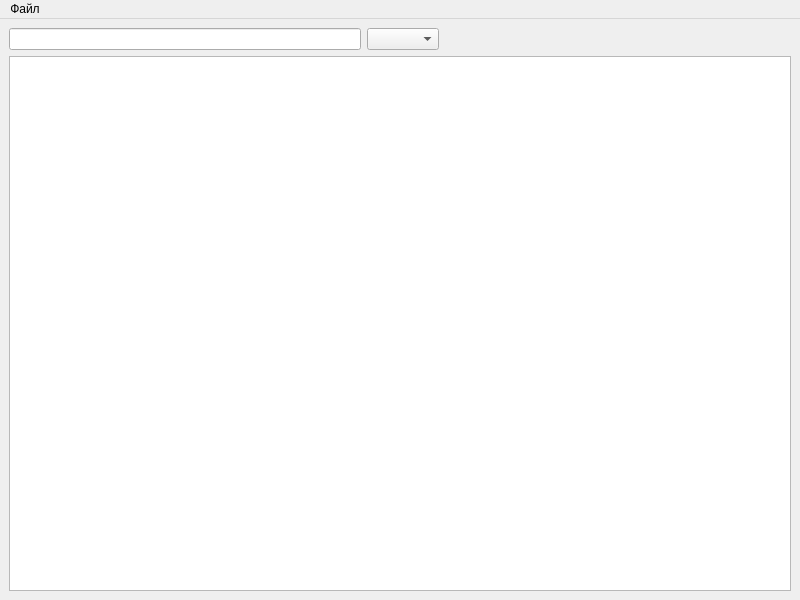
<?xml version="1.0" encoding="UTF-8"?>
<ui version="4.0">
 <class>CategoryWindow</class>
 <widget class="QMainWindow" name="CategoryWindow">
  <property name="geometry">
   <rect>
    <x>0</x>
    <y>0</y>
    <width>800</width>
    <height>600</height>
   </rect>
  </property>
  <property name="windowTitle">
   <string notr="true">Категории</string>
  </property>
  <widget class="QWidget" name="centralwidget">
   <layout class="QGridLayout" name="gridLayout">
    <item row="0" column="0">
     <layout class="QVBoxLayout" name="verticalLayout">
      <item>
       <layout class="QHBoxLayout" name="horizontalLayout">
        <item>
         <widget class="QLineEdit" name="lineEdit"/>
        </item>
        <item>
         <widget class="QComboBox" name="comboBox"/>
        </item>
        <item>
         <spacer name="horizontalSpacer">
          <property name="orientation">
           <enum>Qt::Horizontal</enum>
          </property>
          <property name="sizeHint" stdset="0">
           <size>
            <width>40</width>
            <height>20</height>
           </size>
          </property>
         </spacer>
        </item>
       </layout>
      </item>
      <item>
       <widget class="QTableView" name="categoryTableView">
        <attribute name="verticalHeaderVisible">
         <bool>false</bool>
        </attribute>
       </widget>
      </item>
     </layout>
    </item>
   </layout>
  </widget>
  <widget class="QMenuBar" name="menubar">
   <property name="geometry">
    <rect>
     <x>0</x>
     <y>0</y>
     <width>800</width>
     <height>30</height>
    </rect>
   </property>
   <widget class="QMenu" name="menuFile">
    <property name="title">
     <string notr="true">Файл</string>
    </property>
    <addaction name="actionClose"/>
   </widget>
   <addaction name="menuFile"/>
  </widget>
  <action name="actionClose">
   <property name="text">
    <string>Закрыть</string>
   </property>
  </action>
 </widget>
 <resources/>
 <connections/>
</ui>
